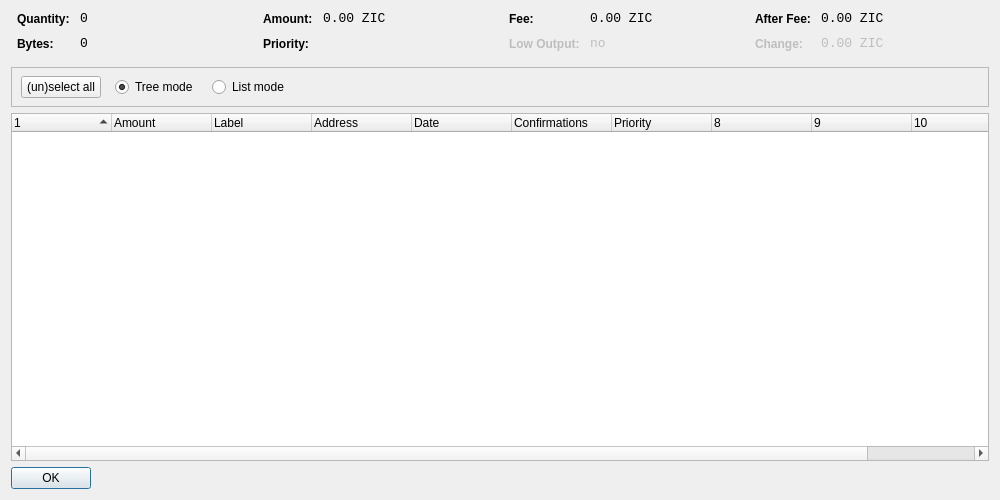
<?xml version="1.0" encoding="UTF-8"?>
<ui version="4.0">
 <class>CoinControlDialog</class>
 <widget class="QDialog" name="CoinControlDialog">
  <property name="geometry">
   <rect>
    <x>0</x>
    <y>0</y>
    <width>1000</width>
    <height>500</height>
   </rect>
  </property>
  <property name="windowTitle">
   <string>Coin Control</string>
  </property>
  <layout class="QVBoxLayout" name="verticalLayout">
   <item>
    <layout class="QHBoxLayout" name="horizontalLayoutTop" stretch="0,0,0,0">
     <property name="topMargin">
      <number>0</number>
     </property>
     <property name="bottomMargin">
      <number>10</number>
     </property>
     <item>
      <layout class="QFormLayout" name="formLayoutCoinControl1">
       <property name="horizontalSpacing">
        <number>10</number>
       </property>
       <property name="verticalSpacing">
        <number>10</number>
       </property>
       <property name="leftMargin">
        <number>6</number>
       </property>
       <property name="rightMargin">
        <number>6</number>
       </property>
       <item row="0" column="0">
        <widget class="QLabel" name="labelCoinControlQuantityText">
         <property name="styleSheet">
          <string notr="true">font-weight:bold;</string>
         </property>
         <property name="text">
          <string>Quantity:</string>
         </property>
        </widget>
       </item>
       <item row="0" column="1">
        <widget class="QLabel" name="labelCoinControlQuantity">
         <property name="font">
          <font>
           <family>Monospace</family>
           <pointsize>10</pointsize>
          </font>
         </property>
         <property name="cursor">
          <cursorShape>IBeamCursor</cursorShape>
         </property>
         <property name="contextMenuPolicy">
          <enum>Qt::ActionsContextMenu</enum>
         </property>
         <property name="text">
          <string notr="true">0</string>
         </property>
         <property name="textInteractionFlags">
          <set>Qt::LinksAccessibleByMouse|Qt::TextSelectableByKeyboard|Qt::TextSelectableByMouse</set>
         </property>
        </widget>
       </item>
       <item row="1" column="0">
        <widget class="QLabel" name="labelCoinControlBytesText">
         <property name="styleSheet">
          <string notr="true">font-weight:bold;</string>
         </property>
         <property name="text">
          <string>Bytes:</string>
         </property>
        </widget>
       </item>
       <item row="1" column="1">
        <widget class="QLabel" name="labelCoinControlBytes">
         <property name="font">
          <font>
           <family>Monospace</family>
           <pointsize>10</pointsize>
          </font>
         </property>
         <property name="cursor">
          <cursorShape>IBeamCursor</cursorShape>
         </property>
         <property name="contextMenuPolicy">
          <enum>Qt::ActionsContextMenu</enum>
         </property>
         <property name="text">
          <string notr="true">0</string>
         </property>
         <property name="textInteractionFlags">
          <set>Qt::LinksAccessibleByMouse|Qt::TextSelectableByKeyboard|Qt::TextSelectableByMouse</set>
         </property>
        </widget>
       </item>
      </layout>
     </item>
     <item>
      <layout class="QFormLayout" name="formLayoutCoinControl2">
       <property name="horizontalSpacing">
        <number>10</number>
       </property>
       <property name="verticalSpacing">
        <number>10</number>
       </property>
       <property name="leftMargin">
        <number>6</number>
       </property>
       <property name="rightMargin">
        <number>6</number>
       </property>
       <item row="0" column="0">
        <widget class="QLabel" name="labelCoinControlAmountText">
         <property name="styleSheet">
          <string notr="true">font-weight:bold;</string>
         </property>
         <property name="text">
          <string>Amount:</string>
         </property>
        </widget>
       </item>
       <item row="0" column="1">
        <widget class="QLabel" name="labelCoinControlAmount">
         <property name="font">
          <font>
           <family>Monospace</family>
           <pointsize>10</pointsize>
          </font>
         </property>
         <property name="cursor">
          <cursorShape>IBeamCursor</cursorShape>
         </property>
         <property name="contextMenuPolicy">
          <enum>Qt::ActionsContextMenu</enum>
         </property>
         <property name="text">
          <string notr="true">0.00 ZIC</string>
         </property>
         <property name="textInteractionFlags">
          <set>Qt::LinksAccessibleByMouse|Qt::TextSelectableByKeyboard|Qt::TextSelectableByMouse</set>
         </property>
        </widget>
       </item>
       <item row="1" column="0">
        <widget class="QLabel" name="labelCoinControlPriorityText">
         <property name="styleSheet">
          <string notr="true">font-weight:bold;</string>
         </property>
         <property name="text">
          <string>Priority:</string>
         </property>
        </widget>
       </item>
       <item row="1" column="1">
        <widget class="QLabel" name="labelCoinControlPriority">
         <property name="font">
          <font>
           <family>Monospace</family>
           <pointsize>10</pointsize>
          </font>
         </property>
         <property name="cursor">
          <cursorShape>IBeamCursor</cursorShape>
         </property>
         <property name="contextMenuPolicy">
          <enum>Qt::ActionsContextMenu</enum>
         </property>
         <property name="text">
          <string/>
         </property>
         <property name="textInteractionFlags">
          <set>Qt::LinksAccessibleByMouse|Qt::TextSelectableByKeyboard|Qt::TextSelectableByMouse</set>
         </property>
        </widget>
       </item>
      </layout>
     </item>
     <item>
      <layout class="QFormLayout" name="formLayoutCoinControl3">
       <property name="horizontalSpacing">
        <number>10</number>
       </property>
       <property name="verticalSpacing">
        <number>10</number>
       </property>
       <property name="leftMargin">
        <number>6</number>
       </property>
       <property name="rightMargin">
        <number>6</number>
       </property>
       <item row="0" column="0">
        <widget class="QLabel" name="labelCoinControlFeeText">
         <property name="styleSheet">
          <string notr="true">font-weight:bold;</string>
         </property>
         <property name="text">
          <string>Fee:</string>
         </property>
        </widget>
       </item>
       <item row="0" column="1">
        <widget class="QLabel" name="labelCoinControlFee">
         <property name="font">
          <font>
           <family>Monospace</family>
           <pointsize>10</pointsize>
          </font>
         </property>
         <property name="cursor">
          <cursorShape>IBeamCursor</cursorShape>
         </property>
         <property name="contextMenuPolicy">
          <enum>Qt::ActionsContextMenu</enum>
         </property>
         <property name="text">
          <string notr="true">0.00 ZIC</string>
         </property>
         <property name="textInteractionFlags">
          <set>Qt::LinksAccessibleByMouse|Qt::TextSelectableByKeyboard|Qt::TextSelectableByMouse</set>
         </property>
        </widget>
       </item>
       <item row="1" column="0">
        <widget class="QLabel" name="labelCoinControlLowOutputText">
         <property name="enabled">
          <bool>false</bool>
         </property>
         <property name="styleSheet">
          <string notr="true">font-weight:bold;</string>
         </property>
         <property name="text">
          <string>Low Output:</string>
         </property>
        </widget>
       </item>
       <item row="1" column="1">
        <widget class="QLabel" name="labelCoinControlLowOutput">
         <property name="enabled">
          <bool>false</bool>
         </property>
         <property name="font">
          <font>
           <family>Monospace</family>
           <pointsize>10</pointsize>
          </font>
         </property>
         <property name="cursor">
          <cursorShape>IBeamCursor</cursorShape>
         </property>
         <property name="contextMenuPolicy">
          <enum>Qt::ActionsContextMenu</enum>
         </property>
         <property name="text">
          <string notr="true">no</string>
         </property>
         <property name="textInteractionFlags">
          <set>Qt::LinksAccessibleByMouse|Qt::TextSelectableByKeyboard|Qt::TextSelectableByMouse</set>
         </property>
        </widget>
       </item>
      </layout>
     </item>
     <item>
      <layout class="QFormLayout" name="formLayoutCoinControl4">
       <property name="horizontalSpacing">
        <number>10</number>
       </property>
       <property name="verticalSpacing">
        <number>10</number>
       </property>
       <property name="leftMargin">
        <number>6</number>
       </property>
       <property name="rightMargin">
        <number>6</number>
       </property>
       <item row="0" column="0">
        <widget class="QLabel" name="labelCoinControlAfterFeeText">
         <property name="styleSheet">
          <string notr="true">font-weight:bold;</string>
         </property>
         <property name="text">
          <string>After Fee:</string>
         </property>
        </widget>
       </item>
       <item row="0" column="1">
        <widget class="QLabel" name="labelCoinControlAfterFee">
         <property name="font">
          <font>
           <family>Monospace</family>
           <pointsize>10</pointsize>
          </font>
         </property>
         <property name="cursor">
          <cursorShape>IBeamCursor</cursorShape>
         </property>
         <property name="contextMenuPolicy">
          <enum>Qt::ActionsContextMenu</enum>
         </property>
         <property name="text">
          <string notr="true">0.00 ZIC</string>
         </property>
         <property name="textInteractionFlags">
          <set>Qt::LinksAccessibleByMouse|Qt::TextSelectableByKeyboard|Qt::TextSelectableByMouse</set>
         </property>
        </widget>
       </item>
       <item row="1" column="0">
        <widget class="QLabel" name="labelCoinControlChangeText">
         <property name="enabled">
          <bool>false</bool>
         </property>
         <property name="styleSheet">
          <string notr="true">font-weight:bold;</string>
         </property>
         <property name="text">
          <string>Change:</string>
         </property>
        </widget>
       </item>
       <item row="1" column="1">
        <widget class="QLabel" name="labelCoinControlChange">
         <property name="enabled">
          <bool>false</bool>
         </property>
         <property name="font">
          <font>
           <family>Monospace</family>
           <pointsize>10</pointsize>
          </font>
         </property>
         <property name="cursor">
          <cursorShape>IBeamCursor</cursorShape>
         </property>
         <property name="contextMenuPolicy">
          <enum>Qt::ActionsContextMenu</enum>
         </property>
         <property name="text">
          <string notr="true">0.00 ZIC</string>
         </property>
         <property name="textInteractionFlags">
          <set>Qt::LinksAccessibleByMouse|Qt::TextSelectableByKeyboard|Qt::TextSelectableByMouse</set>
         </property>
        </widget>
       </item>
      </layout>
     </item>
    </layout>
   </item>
   <item>
    <widget class="QFrame" name="frame">
     <property name="minimumSize">
      <size>
       <width>0</width>
       <height>40</height>
      </size>
     </property>
     <property name="frameShape">
      <enum>QFrame::StyledPanel</enum>
     </property>
     <property name="frameShadow">
      <enum>QFrame::Sunken</enum>
     </property>
     <widget class="QWidget" name="horizontalLayoutWidget">
      <property name="geometry">
       <rect>
        <x>10</x>
        <y>0</y>
        <width>781</width>
        <height>41</height>
       </rect>
      </property>
      <layout class="QHBoxLayout" name="horizontalLayoutPanel" stretch="0,0,0,0,0">
       <property name="spacing">
        <number>14</number>
       </property>
       <item>
        <widget class="QPushButton" name="pushButtonSelectAll">
         <property name="sizePolicy">
          <sizepolicy hsizetype="Maximum" vsizetype="Fixed">
           <horstretch>0</horstretch>
           <verstretch>0</verstretch>
          </sizepolicy>
         </property>
         <property name="text">
          <string>(un)select all</string>
         </property>
        </widget>
       </item>
       <item>
        <widget class="QRadioButton" name="radioTreeMode">
         <property name="sizePolicy">
          <sizepolicy hsizetype="Maximum" vsizetype="Fixed">
           <horstretch>0</horstretch>
           <verstretch>0</verstretch>
          </sizepolicy>
         </property>
         <property name="text">
          <string>Tree mode</string>
         </property>
         <property name="checked">
          <bool>true</bool>
         </property>
        </widget>
       </item>
       <item>
        <widget class="QRadioButton" name="radioListMode">
         <property name="sizePolicy">
          <sizepolicy hsizetype="Maximum" vsizetype="Fixed">
           <horstretch>0</horstretch>
           <verstretch>0</verstretch>
          </sizepolicy>
         </property>
         <property name="text">
          <string>List mode</string>
         </property>
        </widget>
       </item>
       <item>
        <spacer name="horizontalSpacer">
         <property name="orientation">
          <enum>Qt::Horizontal</enum>
         </property>
         <property name="sizeHint" stdset="0">
          <size>
           <width>40</width>
           <height>20</height>
          </size>
         </property>
        </spacer>
       </item>
      </layout>
     </widget>
    </widget>
   </item>
   <item>
    <widget class="CoinControlTreeWidget" name="treeWidget">
     <property name="contextMenuPolicy">
      <enum>Qt::CustomContextMenu</enum>
     </property>
     <property name="sortingEnabled">
      <bool>false</bool>
     </property>
     <property name="columnCount">
      <number>11</number>
     </property>
     <attribute name="headerShowSortIndicator" stdset="0">
      <bool>true</bool>
     </attribute>
     <attribute name="headerStretchLastSection">
      <bool>false</bool>
     </attribute>
     <column>
      <property name="text">
       <string/>
      </property>
     </column>
     <column>
      <property name="text">
       <string>Amount</string>
      </property>
     </column>
     <column>
      <property name="text">
       <string>Label</string>
      </property>
     </column>
     <column>
      <property name="text">
       <string>Address</string>
      </property>
     </column>
     <column>
      <property name="text">
       <string>Date</string>
      </property>
     </column>
     <column>
      <property name="text">
       <string>Confirmations</string>
      </property>
      <property name="toolTip">
       <string>Confirmed</string>
      </property>
     </column>
     <column>
      <property name="text">
       <string>Priority</string>
      </property>
     </column>
     <column>
      <property name="text">
       <string/>
      </property>
     </column>
     <column>
      <property name="text">
       <string/>
      </property>
     </column>
     <column>
      <property name="text">
       <string/>
      </property>
     </column>
     <column>
      <property name="text">
       <string/>
      </property>
     </column>
    </widget>
   </item>
   <item>
    <widget class="QDialogButtonBox" name="buttonBox">
     <property name="sizePolicy">
      <sizepolicy hsizetype="Maximum" vsizetype="Fixed">
       <horstretch>0</horstretch>
       <verstretch>0</verstretch>
      </sizepolicy>
     </property>
     <property name="orientation">
      <enum>Qt::Horizontal</enum>
     </property>
     <property name="standardButtons">
      <set>QDialogButtonBox::Ok</set>
     </property>
    </widget>
   </item>
  </layout>
 </widget>
 <customwidgets>
  <customwidget>
   <class>CoinControlTreeWidget</class>
   <extends>QTreeWidget</extends>
   <header>coincontroltreewidget.h</header>
  </customwidget>
 </customwidgets>
 <resources/>
 <connections/>
</ui>
